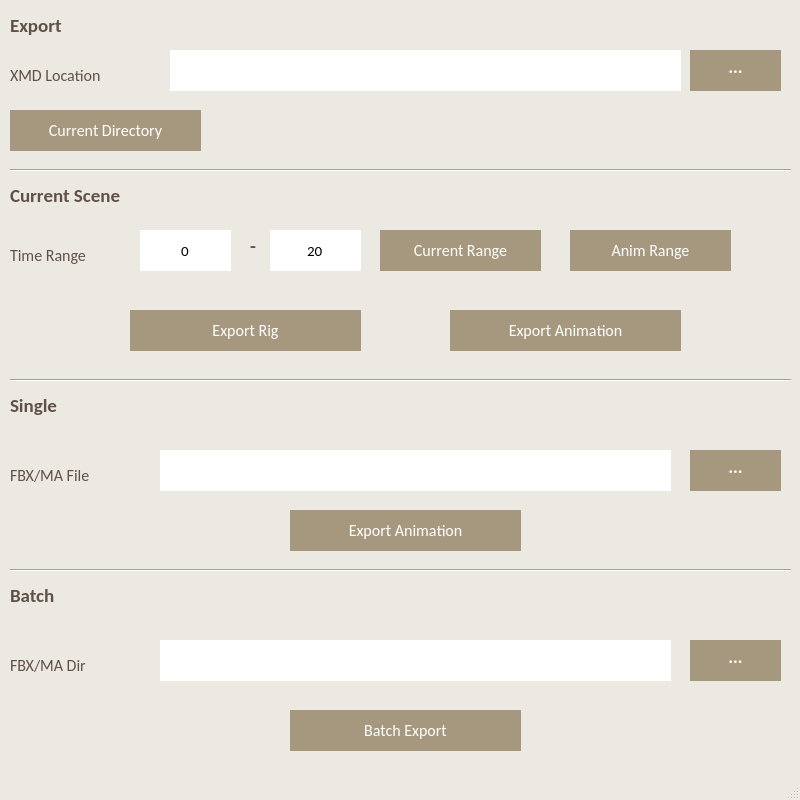
<?xml version="1.0" encoding="UTF-8"?>
<ui version="4.0">
 <class>xmdExportWin</class>
 <widget class="QMainWindow" name="xmdExportWin">
  <property name="geometry">
   <rect>
    <x>0</x>
    <y>0</y>
    <width>800</width>
    <height>800</height>
   </rect>
  </property>
  <property name="sizePolicy">
   <sizepolicy hsizetype="Fixed" vsizetype="Maximum">
    <horstretch>0</horstretch>
    <verstretch>0</verstretch>
   </sizepolicy>
  </property>
  <property name="minimumSize">
   <size>
    <width>800</width>
    <height>692</height>
   </size>
  </property>
  <property name="maximumSize">
   <size>
    <width>800</width>
    <height>800</height>
   </size>
  </property>
  <property name="palette">
   <palette>
    <active>
     <colorrole role="WindowText">
      <brush brushstyle="SolidPattern">
       <color alpha="255">
        <red>96</red>
        <green>81</green>
        <blue>72</blue>
       </color>
      </brush>
     </colorrole>
     <colorrole role="Button">
      <brush brushstyle="SolidPattern">
       <color alpha="255">
        <red>194</red>
        <green>181</green>
        <blue>155</blue>
       </color>
      </brush>
     </colorrole>
     <colorrole role="Base">
      <brush brushstyle="SolidPattern">
       <color alpha="255">
        <red>255</red>
        <green>255</green>
        <blue>255</blue>
       </color>
      </brush>
     </colorrole>
     <colorrole role="Window">
      <brush brushstyle="SolidPattern">
       <color alpha="255">
        <red>236</red>
        <green>232</green>
        <blue>226</blue>
       </color>
      </brush>
     </colorrole>
    </active>
    <inactive>
     <colorrole role="WindowText">
      <brush brushstyle="SolidPattern">
       <color alpha="255">
        <red>96</red>
        <green>81</green>
        <blue>72</blue>
       </color>
      </brush>
     </colorrole>
     <colorrole role="Button">
      <brush brushstyle="SolidPattern">
       <color alpha="255">
        <red>194</red>
        <green>181</green>
        <blue>155</blue>
       </color>
      </brush>
     </colorrole>
     <colorrole role="Base">
      <brush brushstyle="SolidPattern">
       <color alpha="255">
        <red>255</red>
        <green>255</green>
        <blue>255</blue>
       </color>
      </brush>
     </colorrole>
     <colorrole role="Window">
      <brush brushstyle="SolidPattern">
       <color alpha="255">
        <red>236</red>
        <green>232</green>
        <blue>226</blue>
       </color>
      </brush>
     </colorrole>
    </inactive>
    <disabled>
     <colorrole role="WindowText">
      <brush brushstyle="SolidPattern">
       <color alpha="255">
        <red>120</red>
        <green>120</green>
        <blue>120</blue>
       </color>
      </brush>
     </colorrole>
     <colorrole role="Button">
      <brush brushstyle="SolidPattern">
       <color alpha="255">
        <red>194</red>
        <green>181</green>
        <blue>155</blue>
       </color>
      </brush>
     </colorrole>
     <colorrole role="Base">
      <brush brushstyle="SolidPattern">
       <color alpha="255">
        <red>236</red>
        <green>232</green>
        <blue>226</blue>
       </color>
      </brush>
     </colorrole>
     <colorrole role="Window">
      <brush brushstyle="SolidPattern">
       <color alpha="255">
        <red>236</red>
        <green>232</green>
        <blue>226</blue>
       </color>
      </brush>
     </colorrole>
    </disabled>
   </palette>
  </property>
  <property name="windowTitle">
   <string>XMD Exporter</string>
  </property>
  <property name="autoFillBackground">
   <bool>false</bool>
  </property>
  <widget class="QWidget" name="centralwidget">
   <widget class="QLabel" name="exportTxt">
    <property name="geometry">
     <rect>
      <x>10</x>
      <y>10</y>
      <width>111</width>
      <height>31</height>
     </rect>
    </property>
    <property name="font">
     <font>
      <family>Calibri</family>
      <pointsize>14</pointsize>
      <weight>75</weight>
      <bold>true</bold>
     </font>
    </property>
    <property name="text">
     <string>Export</string>
    </property>
    <property name="scaledContents">
     <bool>false</bool>
    </property>
   </widget>
   <widget class="Line" name="line">
    <property name="geometry">
     <rect>
      <x>10</x>
      <y>160</y>
      <width>781</width>
      <height>20</height>
     </rect>
    </property>
    <property name="orientation">
     <enum>Qt::Horizontal</enum>
    </property>
   </widget>
   <widget class="QLabel" name="xmdLocTxt">
    <property name="geometry">
     <rect>
      <x>10</x>
      <y>60</y>
      <width>151</width>
      <height>31</height>
     </rect>
    </property>
    <property name="font">
     <font>
      <family>Calibri</family>
      <pointsize>12</pointsize>
     </font>
    </property>
    <property name="text">
     <string>XMD Location</string>
    </property>
    <property name="scaledContents">
     <bool>false</bool>
    </property>
   </widget>
   <widget class="QPushButton" name="curDirBtn">
    <property name="geometry">
     <rect>
      <x>10</x>
      <y>110</y>
      <width>191</width>
      <height>41</height>
     </rect>
    </property>
    <property name="font">
     <font>
      <family>Calibri</family>
      <pointsize>12</pointsize>
     </font>
    </property>
    <property name="styleSheet">
     <string notr="true">background-color: rgb(165, 152, 126);
color: rgb(255, 255, 255);
border:none;
</string>
    </property>
    <property name="text">
     <string>Current Directory</string>
    </property>
   </widget>
   <widget class="QPushButton" name="xmdBtn">
    <property name="geometry">
     <rect>
      <x>690</x>
      <y>50</y>
      <width>91</width>
      <height>41</height>
     </rect>
    </property>
    <property name="font">
     <font>
      <family>Calibri</family>
      <pointsize>14</pointsize>
     </font>
    </property>
    <property name="styleSheet">
     <string notr="true">background-color: rgb(165, 152, 126);
color: rgb(255, 255, 255);
border:none</string>
    </property>
    <property name="text">
     <string>···</string>
    </property>
   </widget>
   <widget class="QLabel" name="singleTxt">
    <property name="geometry">
     <rect>
      <x>10</x>
      <y>390</y>
      <width>111</width>
      <height>31</height>
     </rect>
    </property>
    <property name="font">
     <font>
      <family>Calibri</family>
      <pointsize>14</pointsize>
      <weight>75</weight>
      <bold>true</bold>
     </font>
    </property>
    <property name="text">
     <string>Single</string>
    </property>
    <property name="scaledContents">
     <bool>false</bool>
    </property>
   </widget>
   <widget class="QPushButton" name="fbxMaBtn">
    <property name="enabled">
     <bool>true</bool>
    </property>
    <property name="geometry">
     <rect>
      <x>690</x>
      <y>450</y>
      <width>91</width>
      <height>41</height>
     </rect>
    </property>
    <property name="font">
     <font>
      <family>Calibri</family>
      <pointsize>14</pointsize>
     </font>
    </property>
    <property name="autoFillBackground">
     <bool>false</bool>
    </property>
    <property name="styleSheet">
     <string notr="true">background-color: rgb(165, 152, 126);
color: rgb(255, 255, 255);
border:none</string>
    </property>
    <property name="text">
     <string>···</string>
    </property>
   </widget>
   <widget class="QLabel" name="fbxMaFileTxt">
    <property name="geometry">
     <rect>
      <x>10</x>
      <y>460</y>
      <width>131</width>
      <height>31</height>
     </rect>
    </property>
    <property name="font">
     <font>
      <family>Calibri</family>
      <pointsize>12</pointsize>
     </font>
    </property>
    <property name="text">
     <string>FBX/MA File</string>
    </property>
    <property name="scaledContents">
     <bool>false</bool>
    </property>
   </widget>
   <widget class="QPushButton" name="exportRigBtn">
    <property name="geometry">
     <rect>
      <x>130</x>
      <y>310</y>
      <width>231</width>
      <height>41</height>
     </rect>
    </property>
    <property name="font">
     <font>
      <family>Calibri</family>
      <pointsize>12</pointsize>
     </font>
    </property>
    <property name="styleSheet">
     <string notr="true">background-color: rgb(165, 152, 126);
color: rgb(255, 255, 255);
border:none</string>
    </property>
    <property name="text">
     <string>Export Rig</string>
    </property>
   </widget>
   <widget class="QPushButton" name="exportAnimBtn">
    <property name="geometry">
     <rect>
      <x>450</x>
      <y>310</y>
      <width>231</width>
      <height>41</height>
     </rect>
    </property>
    <property name="font">
     <font>
      <family>Calibri</family>
      <pointsize>12</pointsize>
     </font>
    </property>
    <property name="styleSheet">
     <string notr="true">background-color: rgb(165, 152, 126);
color: rgb(255, 255, 255);
border:none</string>
    </property>
    <property name="text">
     <string>Export Animation</string>
    </property>
   </widget>
   <widget class="QLabel" name="timeTxt">
    <property name="geometry">
     <rect>
      <x>10</x>
      <y>240</y>
      <width>131</width>
      <height>31</height>
     </rect>
    </property>
    <property name="font">
     <font>
      <family>Calibri</family>
      <pointsize>12</pointsize>
     </font>
    </property>
    <property name="text">
     <string>Time Range</string>
    </property>
    <property name="scaledContents">
     <bool>false</bool>
    </property>
   </widget>
   <widget class="QLabel" name="dashLine">
    <property name="geometry">
     <rect>
      <x>250</x>
      <y>230</y>
      <width>16</width>
      <height>31</height>
     </rect>
    </property>
    <property name="font">
     <font>
      <family>Calibri</family>
      <pointsize>14</pointsize>
      <weight>75</weight>
      <bold>true</bold>
     </font>
    </property>
    <property name="text">
     <string>-</string>
    </property>
    <property name="scaledContents">
     <bool>false</bool>
    </property>
   </widget>
   <widget class="QPushButton" name="curRangeBtn">
    <property name="geometry">
     <rect>
      <x>380</x>
      <y>230</y>
      <width>161</width>
      <height>41</height>
     </rect>
    </property>
    <property name="font">
     <font>
      <family>Calibri</family>
      <pointsize>12</pointsize>
     </font>
    </property>
    <property name="styleSheet">
     <string notr="true">background-color: rgb(165, 152, 126);
color: rgb(255, 255, 255);
border:none</string>
    </property>
    <property name="text">
     <string>Current Range</string>
    </property>
   </widget>
   <widget class="QPushButton" name="animRangeBtn">
    <property name="geometry">
     <rect>
      <x>570</x>
      <y>230</y>
      <width>161</width>
      <height>41</height>
     </rect>
    </property>
    <property name="font">
     <font>
      <family>Calibri</family>
      <pointsize>12</pointsize>
     </font>
    </property>
    <property name="styleSheet">
     <string notr="true">background-color: rgb(165, 152, 126);
color: rgb(255, 255, 255);
border:none</string>
    </property>
    <property name="text">
     <string>Anim Range</string>
    </property>
   </widget>
   <widget class="Line" name="line_2">
    <property name="geometry">
     <rect>
      <x>10</x>
      <y>560</y>
      <width>781</width>
      <height>20</height>
     </rect>
    </property>
    <property name="orientation">
     <enum>Qt::Horizontal</enum>
    </property>
   </widget>
   <widget class="QPushButton" name="fbxMaDirBtn">
    <property name="geometry">
     <rect>
      <x>690</x>
      <y>640</y>
      <width>91</width>
      <height>41</height>
     </rect>
    </property>
    <property name="font">
     <font>
      <family>Calibri</family>
      <pointsize>14</pointsize>
     </font>
    </property>
    <property name="styleSheet">
     <string notr="true">background-color: rgb(165, 152, 126);
color: rgb(255, 255, 255);
border:none</string>
    </property>
    <property name="text">
     <string>···</string>
    </property>
   </widget>
   <widget class="QLabel" name="batchTxt">
    <property name="geometry">
     <rect>
      <x>10</x>
      <y>580</y>
      <width>111</width>
      <height>31</height>
     </rect>
    </property>
    <property name="font">
     <font>
      <family>Calibri</family>
      <pointsize>14</pointsize>
      <weight>75</weight>
      <bold>true</bold>
     </font>
    </property>
    <property name="text">
     <string>Batch</string>
    </property>
    <property name="scaledContents">
     <bool>false</bool>
    </property>
   </widget>
   <widget class="QLabel" name="fbxMaDirTxt">
    <property name="geometry">
     <rect>
      <x>10</x>
      <y>650</y>
      <width>131</width>
      <height>31</height>
     </rect>
    </property>
    <property name="font">
     <font>
      <family>Calibri</family>
      <pointsize>12</pointsize>
     </font>
    </property>
    <property name="text">
     <string>FBX/MA Dir</string>
    </property>
    <property name="scaledContents">
     <bool>false</bool>
    </property>
   </widget>
   <widget class="QPushButton" name="batchExportBtn">
    <property name="geometry">
     <rect>
      <x>290</x>
      <y>710</y>
      <width>231</width>
      <height>41</height>
     </rect>
    </property>
    <property name="font">
     <font>
      <family>Calibri</family>
      <pointsize>12</pointsize>
     </font>
    </property>
    <property name="styleSheet">
     <string notr="true">background-color: rgb(165, 152, 126);
color: rgb(255, 255, 255);
border:none</string>
    </property>
    <property name="text">
     <string>Batch Export</string>
    </property>
   </widget>
   <widget class="QLineEdit" name="xmdLocFld">
    <property name="geometry">
     <rect>
      <x>170</x>
      <y>50</y>
      <width>511</width>
      <height>41</height>
     </rect>
    </property>
    <property name="font">
     <font>
      <family>Calibri</family>
      <pointsize>11</pointsize>
     </font>
    </property>
    <property name="styleSheet">
     <string notr="true">border:none;
color: rgb(0, 0, 0);
background-color: rgb(255, 255, 255);</string>
    </property>
    <property name="readOnly">
     <bool>true</bool>
    </property>
   </widget>
   <widget class="QLineEdit" name="fbxMaFileFld">
    <property name="geometry">
     <rect>
      <x>160</x>
      <y>450</y>
      <width>511</width>
      <height>41</height>
     </rect>
    </property>
    <property name="font">
     <font>
      <family>Calibri</family>
      <pointsize>11</pointsize>
     </font>
    </property>
    <property name="styleSheet">
     <string notr="true">border:none;
color: rgb(0, 0, 0);
background-color: rgb(255, 255, 255);</string>
    </property>
    <property name="readOnly">
     <bool>true</bool>
    </property>
   </widget>
   <widget class="QLineEdit" name="fbxMaDirFld">
    <property name="geometry">
     <rect>
      <x>160</x>
      <y>640</y>
      <width>511</width>
      <height>41</height>
     </rect>
    </property>
    <property name="font">
     <font>
      <family>Calibri</family>
      <pointsize>11</pointsize>
     </font>
    </property>
    <property name="styleSheet">
     <string notr="true">border:none;
color: rgb(0, 0, 0);
background-color: rgb(255, 255, 255);</string>
    </property>
    <property name="readOnly">
     <bool>true</bool>
    </property>
   </widget>
   <widget class="QSpinBox" name="rangeStartFld">
    <property name="geometry">
     <rect>
      <x>140</x>
      <y>230</y>
      <width>91</width>
      <height>41</height>
     </rect>
    </property>
    <property name="font">
     <font>
      <family>Calibri</family>
      <pointsize>11</pointsize>
     </font>
    </property>
    <property name="styleSheet">
     <string notr="true">border:none;
color: rgb(0, 0, 0);
background-color: rgb(255, 255, 255);</string>
    </property>
    <property name="alignment">
     <set>Qt::AlignCenter</set>
    </property>
    <property name="buttonSymbols">
     <enum>QAbstractSpinBox::NoButtons</enum>
    </property>
    <property name="maximum">
     <number>99999999</number>
    </property>
   </widget>
   <widget class="QSpinBox" name="rangeEndFld">
    <property name="geometry">
     <rect>
      <x>270</x>
      <y>230</y>
      <width>91</width>
      <height>41</height>
     </rect>
    </property>
    <property name="font">
     <font>
      <family>Calibri</family>
      <pointsize>11</pointsize>
     </font>
    </property>
    <property name="styleSheet">
     <string notr="true">border:none;
color: rgb(0, 0, 0);
background-color: rgb(255, 255, 255);</string>
    </property>
    <property name="alignment">
     <set>Qt::AlignCenter</set>
    </property>
    <property name="buttonSymbols">
     <enum>QAbstractSpinBox::NoButtons</enum>
    </property>
    <property name="maximum">
     <number>99999999</number>
    </property>
    <property name="value">
     <number>20</number>
    </property>
   </widget>
   <widget class="Line" name="line_3">
    <property name="geometry">
     <rect>
      <x>10</x>
      <y>370</y>
      <width>781</width>
      <height>20</height>
     </rect>
    </property>
    <property name="orientation">
     <enum>Qt::Horizontal</enum>
    </property>
   </widget>
   <widget class="QLabel" name="curSceneTxt">
    <property name="geometry">
     <rect>
      <x>10</x>
      <y>180</y>
      <width>181</width>
      <height>31</height>
     </rect>
    </property>
    <property name="font">
     <font>
      <family>Calibri</family>
      <pointsize>14</pointsize>
      <weight>75</weight>
      <bold>true</bold>
     </font>
    </property>
    <property name="text">
     <string>Current Scene</string>
    </property>
    <property name="scaledContents">
     <bool>false</bool>
    </property>
   </widget>
   <widget class="QPushButton" name="singleExportBtn">
    <property name="geometry">
     <rect>
      <x>290</x>
      <y>510</y>
      <width>231</width>
      <height>41</height>
     </rect>
    </property>
    <property name="font">
     <font>
      <family>Calibri</family>
      <pointsize>12</pointsize>
     </font>
    </property>
    <property name="styleSheet">
     <string notr="true">background-color: rgb(165, 152, 126);
color: rgb(255, 255, 255);
border:none</string>
    </property>
    <property name="text">
     <string>Export Animation</string>
    </property>
   </widget>
  </widget>
  <widget class="QStatusBar" name="statusbar"/>
 </widget>
 <resources/>
 <connections/>
</ui>
